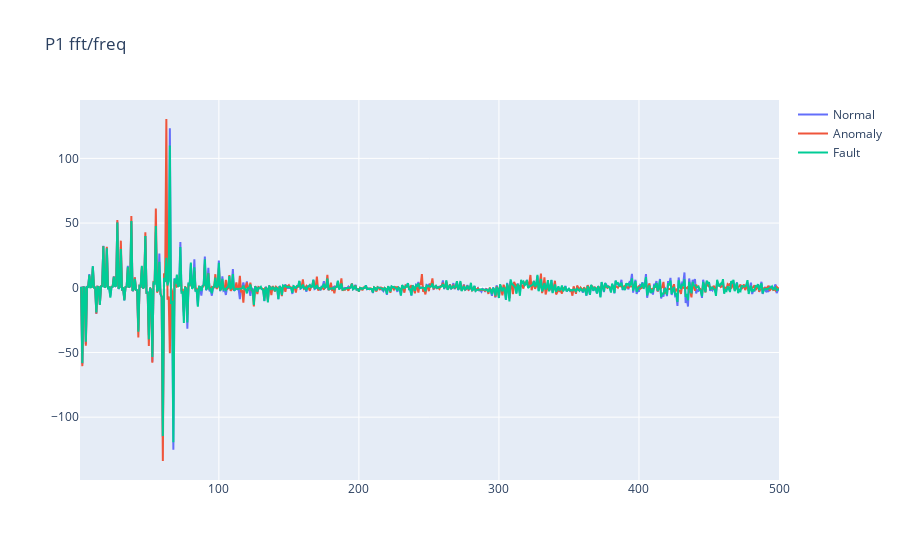

This figure's notebook cell:
### Code cell
freq = np.fft.fftfreq(signal_length_ms, d=1/sampling_rate)

fft_fault = fft_fault[1:]
fft_anomaly = fft_anomaly[1:]
fft_normal = fft_normal[1:]

freq = freq[1:]
    


fig = go.Figure()

fig.add_trace(go.Scatter(x=np.abs(freq[0:signal_length_ms//2]), y=fft_normal[0:signal_length_ms//2].real, mode='lines', name='Normal'))

fig.add_trace(go.Scatter(x=np.abs(freq[0:signal_length_ms//2]), y=fft_anomaly[0:signal_length_ms//2].real,mode='lines', name='Anomaly'))

fig.add_trace(go.Scatter(x=np.abs(freq[0:signal_length_ms//2]), y=fft_fault[0:signal_length_ms//2].real, mode='lines', name='Fault'))

fig.update_layout(title='P1 fft/freq')

fig.show()

### Figure 1 — Plotly figure (JSON) as saved in the notebook; plotly's stock layout.template omitted (floating-point values rounded to 4 significant figures; data arrays with more than 128 entries replaced by an {"elided": "..."} marker saying what was removed)
{"data": [{"mode": "lines", "name": "Normal", "type": "scatter", "x": {"elided": "600 float values"}, "y": {"elided": "600 float values"}}, {"mode": "lines", "name": "Anomaly", "type": "scatter", "x": {"elided": "600 float values"}, "y": {"elided": "600 float values"}}, {"mode": "lines", "name": "Fault", "type": "scatter", "x": {"elided": "600 float values"}, "y": {"elided": "600 float values"}}], "layout": {"title": {"text": "P1 fft/freq"}}}
